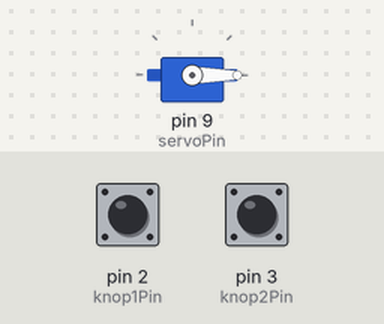
Bench run of a sketch on a simulated Arduino Uno, built with avr-gcc and run on an emulated ATmega328P. On the bench: servo. The inputs (shaded band) are chosen by the test bench; at power-on: pin 2 (knop1Pin) LOW, pin 3 (knop2Pin) LOW.

Above: at 1.7 s.
1.8 s: pin 2 (knop1Pin) pulled HIGH for 1 s
At 2.56 s:
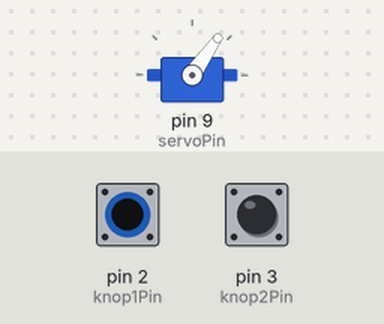
5.1 s: pin 3 (knop2Pin) pulled HIGH for 1 s
At 5.85 s:
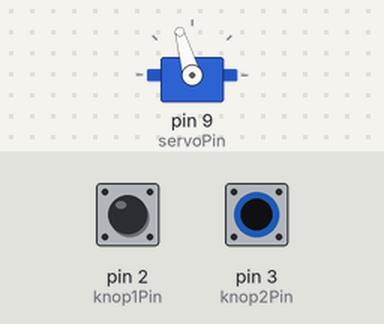
7.8 s: pin 2 (knop1Pin) pulled HIGH for 3.2 s
At 9.48 s:
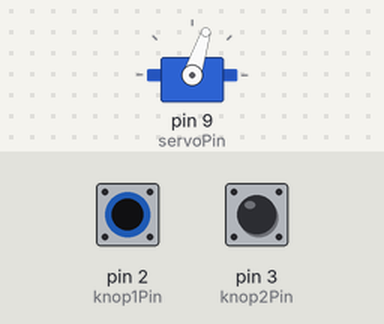
12.5 s: pin 2 (knop1Pin) driven HIGH and pin 3 (knop2Pin) driven HIGH
At 14.8 s:
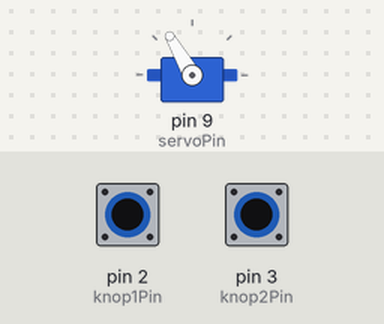
Timing chart, 0 to 18.2 s (numbered marks = the images above; inputs shaded):
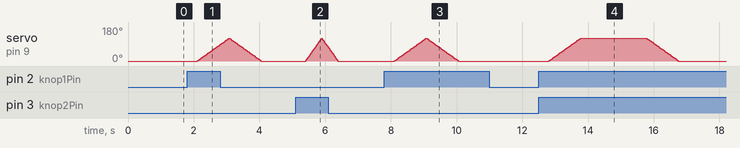

The sketch:

vijfdeopdrachtide.ino
```cpp
#include <Servo.h>

// Hier maak ik de servo aan
Servo mijnServo;

// Hier zet ik welke pinnen ik gebruik
const int servoPin = 9;
const int knop1Pin = 2;
const int knop2Pin = 3;

void setup() {
  // Servo zit op pin 9
  mijnServo.attach(servoPin);

  // Ik gebruik normale INPUT omdat ik zelf 10k weerstanden gebruik
  pinMode(knop1Pin, INPUT);
  pinMode(knop2Pin, INPUT);

  // Servo begint op 0 graden
  mijnServo.write(0);
  delay(500);
}

void loop() {
  // Bij pull-down weerstand is HIGH = knop ingedrukt
  bool knop1 = digitalRead(knop1Pin) == HIGH;
  bool knop2 = digitalRead(knop2Pin) == HIGH;

  // Als ik een knop indruk, wacht Arduino even
  // Dan kan hij beter zien of ik 1 knop of 2 knoppen indruk
  if (knop1 || knop2) {
    delay(300);

    knop1 = digitalRead(knop1Pin) == HIGH;
    knop2 = digitalRead(knop2Pin) == HIGH;

    // Beide knoppen tegelijk
    if (knop1 && knop2) {
      beweegServo(0, 120, 1000);
      delay(2000);
      beweegServo(120, 0, 1000);
    }

    // Alleen knop 1
    else if (knop1) {
      beweegServo(0, 120, 1000);
      beweegServo(120, 0, 1000);
    }

    // Alleen knop 2
    else if (knop2) {
      beweegServo(0, 120, 500);
      beweegServo(120, 0, 500);
    }

    // Wachten tot ik alle knoppen loslaat
    wachtTotKnoppenLos();

    // Servo blijft op 0 graden
    mijnServo.write(0);
  }
}

// Deze functie laat de servo bewegen
void beweegServo(int startHoek, int eindHoek, int totaleTijd) {
  int stappen = abs(eindHoek - startHoek);

  if (stappen == 0) {
    return;
  }

  int wachttijd = totaleTijd / stappen;

  if (startHoek < eindHoek) {
    for (int hoek = startHoek; hoek <= eindHoek; hoek++) {
      mijnServo.write(hoek);
      delay(wachttijd);
    }
  } else {
    for (int hoek = startHoek; hoek >= eindHoek; hoek--) {
      mijnServo.write(hoek);
      delay(wachttijd);
    }
  }
}

// Wachten tot beide knoppen los zijn
void wachtTotKnoppenLos() {
  while (digitalRead(knop1Pin) == HIGH || digitalRead(knop2Pin) == HIGH) {
    delay(10);
  }
}
```

Measured:
- after the input at 1.8 s, servo on pin 9 (servoPin): rises from 0° to 120° in 0.96 s, then falls to 0° in 0.98 s
- after the input at 5.1 s, servo on pin 9 (servoPin): rises from 0° to 120° in 0.49 s, then falls to 0° in 0.49 s
- after the input at 7.8 s, servo on pin 9 (servoPin): rises from 0° to 120° in 0.96 s, then falls to 0° in 0.98 s
- after the input at 12.5 s, servo on pin 9 (servoPin): rises from 0° to 120° in 0.97 s, then falls to 0° in 3.0 s
